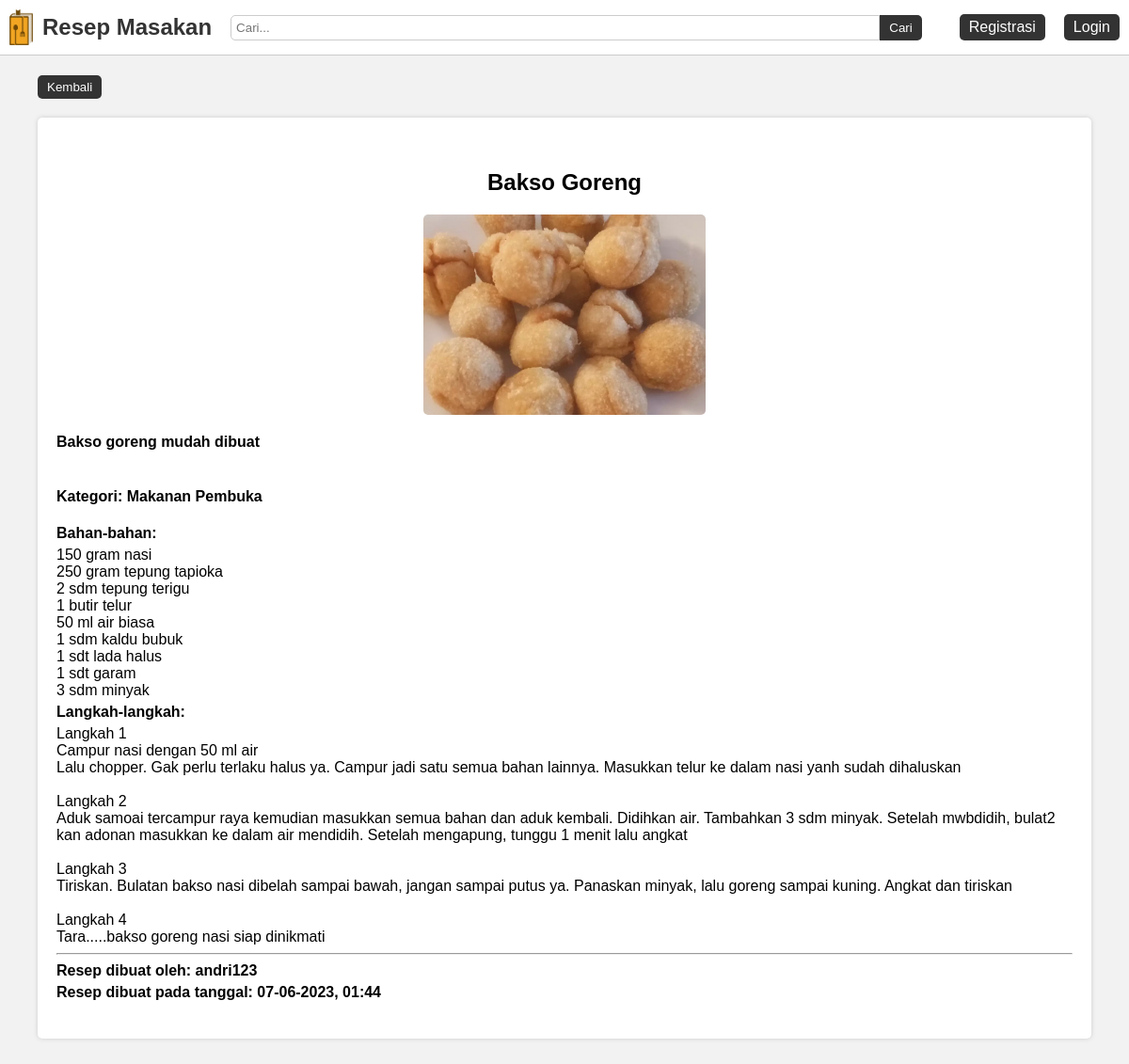
The page /detail_resep.php?id_resep=5 on the database its author committed.
### tables this page shows
CREATE TABLE `resep` (
  `id_resep` int(11) NOT NULL,
  `nama_resep` varchar(100) NOT NULL,
  `deskripsi_resep` text NOT NULL,
  `bahan` text NOT NULL,
  `langkah` text NOT NULL,
  `foto_resep` text DEFAULT NULL,
  `tanggal_resep_dibuat` datetime NOT NULL,
  `id_kategori` int(11) NOT NULL,
  `id_user` int(11) NOT NULL
);

CREATE TABLE `kategori` (
  `id_kategori` int(11) NOT NULL,
  `kategori` varchar(100) NOT NULL
);

CREATE TABLE `user` (
  `id_user` int(11) NOT NULL,
  `username` varchar(50) NOT NULL,
  `password` varchar(255) NOT NULL,
  `nama_lengkap` varchar(50) NOT NULL
);

### detail_resep.php (the view, shortened to what this page needs)
<?php
	require_once 'koneksi.php';
	$id_resep = $_GET['id_resep'];
	$resep = mysqli_query($koneksi, "SELECT * FROM resep INNER JOIN kategori ON kategori.id_kategori = resep.id_kategori INNER JOIN user ON resep.id_user = user.id_user WHERE id_resep = '$id_resep' ORDER BY nama_resep ASC");
	$data_resep = mysqli_fetch_assoc($resep);
?>
<html>
<head>
	<?php include_once 'include_head.php'; ?>
</head>
<body>
	<?php include_once 'include_navbar.php'; ?>
	<div class="container padding-10px margin-top-bottom-50px">
		<button type="button" onclick="return window.history.back()" class="button margin-top-bottom-20px">Kembali</button>
		<div class="card-detail-resep">
		    <h2 class="text-center"><?= $data_resep['nama_resep']; ?></h2>
		    <img src="img/<?= $data_resep['foto_resep']; ?>" alt="Gambar">
		    <h3 class="card-description"><?= $data_resep['deskripsi_resep']; ?></h3>
		    <h4>Kategori: <?= $data_resep['kategori']; ?></h4>
		    <h4 class="margin-top-bottom-5px">Bahan-bahan:</h4>
		    <p class="card-description"><?= $data_resep['bahan']; ?></p>
		    <h4 class="margin-top-bottom-5px">Langkah-langkah:</h4>
		    <p class="card-description"><?= $data_resep['langkah']; ?></p>
		    <hr>
		    <h4 class="margin-top-bottom-5px">Resep dibuat oleh: <?= $data_resep['username']; ?></h4>
		    <h4 class="margin-top-bottom-5px">Resep dibuat pada tanggal: <?= date("d-m-Y, H:i", strtotime($data_resep['tanggal_resep_dibuat'])); ?></h4>
		</div>
	</div>
</body>
</html>

### style.css (style rules this page uses)
* { box-sizing: border-box; font-family: 'Arial', sans-serif; }
body { background-color: #f2f2f2; margin: 0; }
.container { width: 100%; padding-right: 15px; padding-left: 15px; margin-right: auto; margin-left: auto; }
.margin-top-bottom-50px { margin-top: 50px; margin-bottom: 50px; }
.margin-top-bottom-20px { margin-top: 20px; margin-bottom: 20px; }
.margin-top-bottom-5px { margin-top: 5px; margin-bottom: 5px; }
.padding-10px { padding: 10px; }
.text-center { text-align: center; }
.card-description { font-size: 1rem; margin: 0; }
.button { display: inline-block; color: #fff; text-decoration: none; border: none; border-radius: 5px; text-align: center; background-color: #333; padding: 5px 10px; }
.card-detail-resep { position: relative; background-color: #fff; border-radius: 5px; padding: 35px 20px; box-shadow: 0px 0px 5px #ccc; }
.card-detail-resep img { display: block; margin-left: auto; margin-right: auto; border-radius: 5px; margin-bottom: 20px; width: 300px; }
@media (min-width: 768px) { .container { max-width: 720px; } }
@media (min-width: 768px) { .margin-top-bottom-50px { margin-top: 50px; } }
@media (min-width: 992px) { .container { max-width: 960px; } }
@media (min-width: 992px) { .margin-top-bottom-50px { margin-top: 50px; } }
@media (min-width: 1200px) { .container { max-width: 1140px; } }
@media (min-width: 1200px) { .margin-top-bottom-50px { margin-top: 50px; } }

### rows shown on the page
resep: nama_resep "Bakso Goreng", foto_resep (picture), deskripsi_resep "Bakso goreng mudah dibuat", id_kategori.kategori "Makanan Pembuka", bahan "150 gram nasi 250 gram tepung tapioka 2 sdm tepung terigu 1 butir telur 50 ml air biasa 1 sdm kaldu bubuk 1 sdt lada halus 1 sdt garam 3 sdm minyak", langkah "Langkah 1 Campur nasi dengan 50 ml air Lalu chopper. Gak perlu terlaku halus ya. Campur jadi satu semua bahan lainnya. Masukkan telur ke dalam nasi yanh sudah dihaluskan Langkah 2 Aduk samoai tercampur raya kemudian masukkan semua bahan dan aduk kembali. Didihkan air. Tambahkan 3 sdm minyak. Setelah mwbdidih, bulat2 kan adonan masukkan ke dalam air mendidih. Setelah mengapung, tunggu 1 menit lalu angkat Langkah 3 Tiriskan. Bulatan bakso nasi dibelah sampai bawah, jangan sampai putus ya. Panaskan minyak, lalu goreng sampai kuning. Angkat dan tiriskan Langkah 4 Tara.....bakso goreng nasi siap dinikmati", id_user.username "andri123", tanggal_resep_dibuat "07-06-2023, 01:44"
